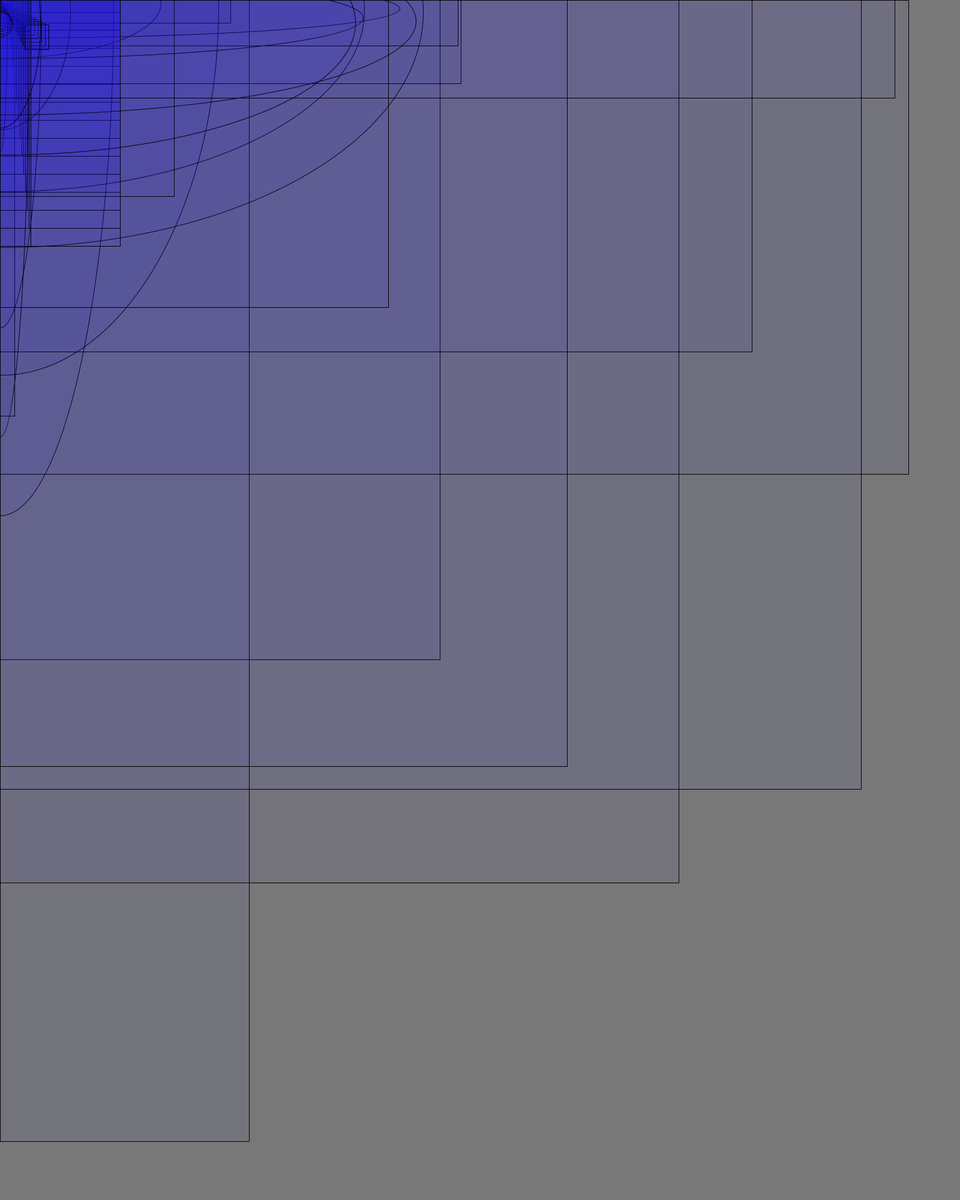
Frame 1 (no input)
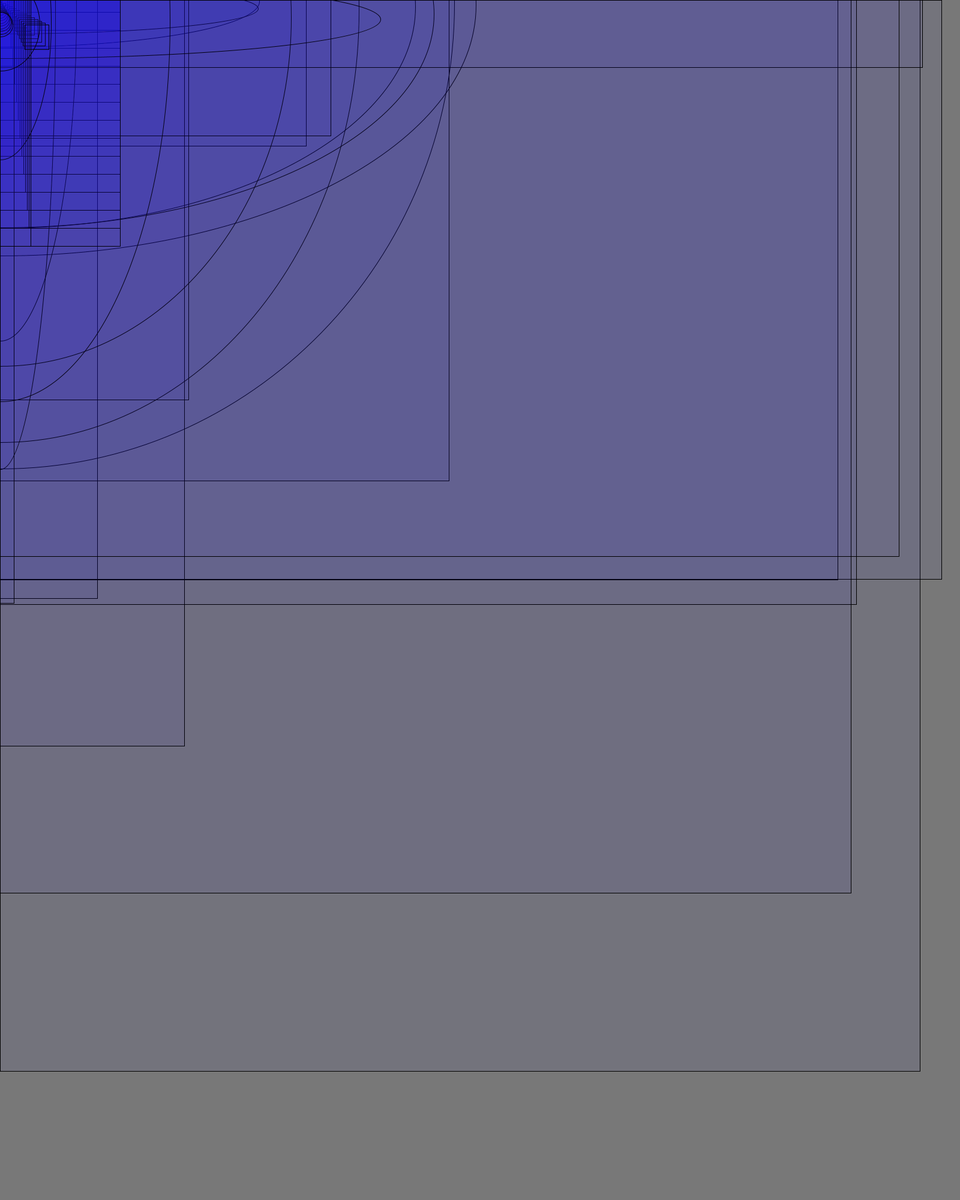
Frame 60 (the mouse pressed at the canvas centre just before this capture)
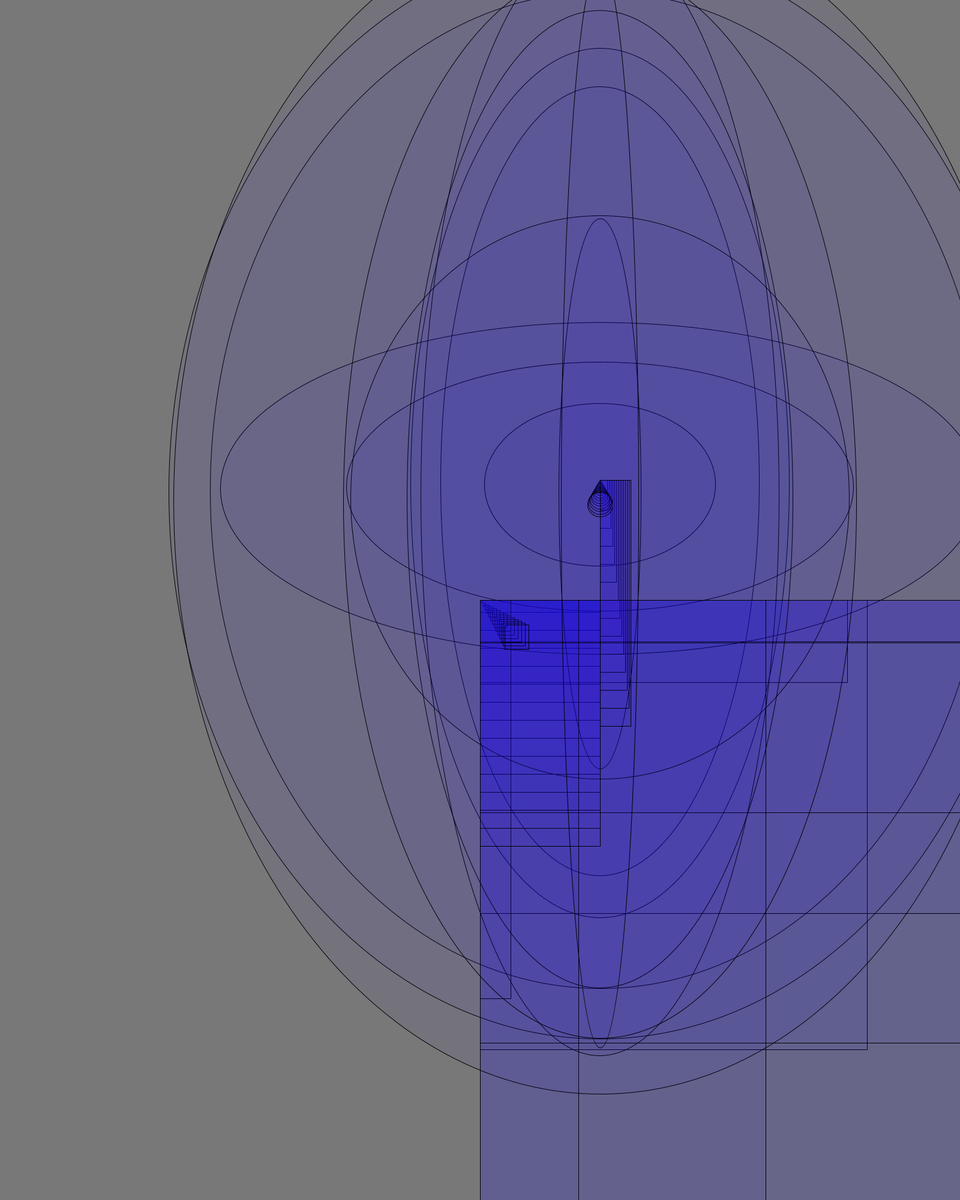
Frame 120 (the mouse held since frame 60 and released just before this capture)

The Processing sketch that drew these frames (run headless with seeded random() and noise(); from frame 60 on, the mouse is pressed at the canvas centre):

// Processing sketch: processing_52776
// ── processing_52776.pde

//PImage = a;

void setup() {
  //pImage =
  size(1600, 2000);
  background(87);

 
}

void draw() {
  background (120);
  for (int i =0; i<40; i++) {
    fill(i++, random(i++), 220, 10);
    arc(i,i, i*15, 10, 25, PI/7);
    arc(i,i/i, 35, 50, 33, PI/9);
    rect(mouseX, mouseY, 200, i*10);
    rect(mouseX, mouseY, random(width), random(height));
    rect(mouseX+i, mouseY+i, i-1, i);
    ellipse(mouseY, mouseX+i, i+1, i);
    ellipse(mouseY, mouseX+i,random(width), random(height));
    rect(mouseY, mouseX, i+10, i*10);
    arc(i,i*i, 75, 80, 23, PI/4);
  }
}
